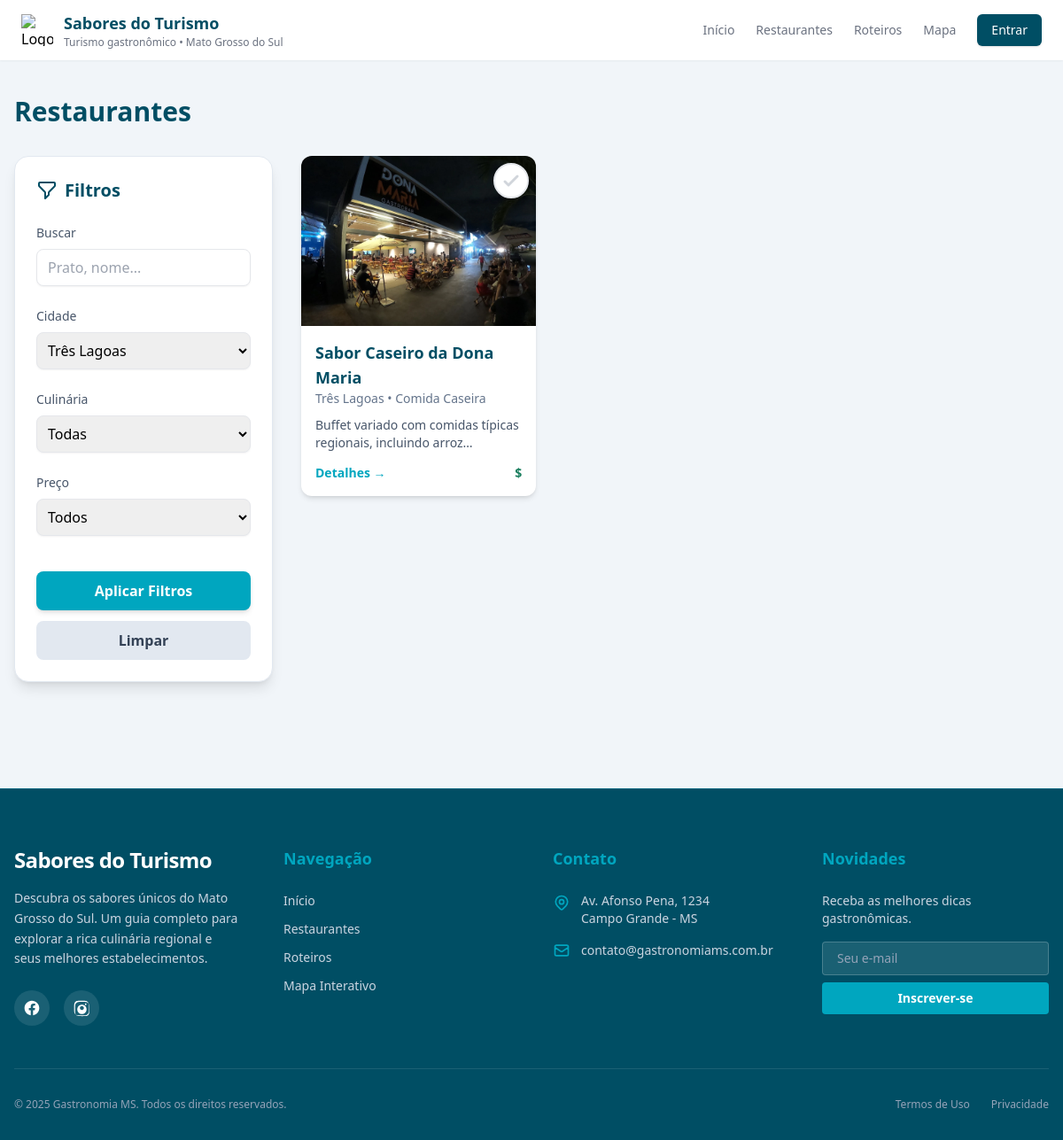
/View/pages/restaurantes.php?cidade=Três Lagoas, run on the app's committed database.
### tables this page shows
CREATE TABLE restaurantes (
  id INT AUTO_INCREMENT PRIMARY KEY,
  nome VARCHAR(200) NOT NULL,
  cidade varchar(255) NULL,
  categoria ENUM('Regional', 'Peixes e Frutos do Mar', 'Churrascaria', 'Comida Caseira', 'Italiano/Massas', 'Japonesa', 'Lanches e Porções'),
  descricao LONGTEXT,
  endereco VARCHAR(255),
  lat varchar(255),
  log varchar(255),
  horario_funcionamento VARCHAR(255),
  faixa_preco ENUM('barato','moderado','caro', 'sofisticado'),
  caminho_imagem VARCHAR(255),
  criado_em DATETIME NOT NULL DEFAULT CURRENT_TIMESTAMP,
  atualizado_em DATETIME NULL ON UPDATE CURRENT_TIMESTAMP
);

### Config/database.php (called while the page is built)
<?php
class Database
{
    private $host = "localhost";
    private $port = "3306";
    private $dbName = "saboresdoturismo";
    private $user = "root";
    private $password = "010206";
    public function conectar()
    {
        $url = "mysql:host=$this->host;port=$this->port;dbname=$this->dbName";
        $conn = new PDO($url, $this->user, $this->password);
        return $conn;
    }
}
?>

### Model/restauranteModel.php (called while the page is built, shortened)
<?php
require_once __DIR__ . '/../Config/database.php';
class RestauranteModel
{
    protected $conn;
    protected $tabela = "restaurantes";
    public function __construct()
    {
        $database = new Database();
        $this->conn = $database->conectar();
    }
    public function buscarRestaurantesPorFiltro($filtros = [])
    {
        try {
            $sql = "SELECT r.*, COALESCE(AVG(a.nota), 0) as media_avaliacao
                    FROM {$this->tabela} r
                    LEFT JOIN avaliacoes a ON r.id = a.referencia_id
                    WHERE 1=1";
            $params = [];
            if (!empty($filtros['cidade'])) {
                $sql .= " AND r.cidade = :cidade";
                $params[':cidade'] = $filtros['cidade'];
            }
            $sql .= " GROUP BY r.id";
            $sql .= " ORDER BY r.nome ASC";
            $stmt = $this->conn->prepare($sql);
            foreach ($params as $key => $val) {
                $stmt->bindValue($key, $val);
            }
            $stmt->execute();
            return $stmt->fetchAll(PDO::FETCH_ASSOC);
        } catch (PDOException $e) {
            error_log("Erro ao buscar restaurantes por filtro: " . $e->getMessage());
            return [];
        }
    }
}

### View/components/cardRestaurante.php (the view, shortened to what this page needs)
<?php
function cardRestaurante($img, $nome, $cidade, $culinaria, $rating, $preco, $desc, $id, $visitado = false)
{
    if (is_string($preco)) {
        $preco = strtolower($preco);
        if ($preco === 'barato')
            $preco = 1;
        elseif ($preco === 'moderado')
            $preco = 2;
        elseif ($preco === 'caro')
            $preco = 3;
        elseif ($preco === 'sofisticado')
            $preco = 4;
        else
            $preco = (int) $preco;
    }
    $preco = max(1, min(4, (int) $preco));
    $priceLabel = str_repeat("$", $preco);
    $checked = $visitado ? 'checked' : '';
    $tooltip = $visitado ? 'Marcar como não visitado' : 'Marcar como visitado';
    return "
    <article class='bg-white rounded-xl shadow-md hover:shadow-lg transition overflow-hidden relative group'>
        <div class=\"h-48 w-full bg-cover bg-center\" style=\"background-image:url('$img')\">
            <div class='absolute top-2 right-2'>
                <label class='cursor-pointer flex items-center justify-center w-10 h-10 bg-white rounded-full shadow-md border-2 border-gray-200 hover:border-[#00a6bf] transition-all duration-200 check-label' title='$tooltip'>
                    <input type='checkbox' class='hidden toggle-visita' data-id='$id' $checked>
                    <svg xmlns='http://www.w3.org/2000/svg' class='h-6 w-6 text-gray-300 check-icon transition-colors duration-200' fill='none' viewBox='0 0 24 24' stroke='currentColor'>
                        <path stroke-linecap='round' stroke-linejoin='round' stroke-width='3' d='M5 13l4 4L19 7' />
                    </svg>
                </label>
            </div>
        </div>
        <div class='p-4 flex flex-col justify-between h-48'>
            <div>
                <h3 class='text-lg font-semibold text-[#004e64]'>$nome</h3>
                <p class='text-sm text-slate-500'>$cidade • $culinaria</p>
            </div>
            <p class='text-sm text-slate-600 mt-2 line-clamp-2'>$desc</p>
            <div class='flex items-center justify-between mt-3'>
                <a href='/hackathon/View/pages/detalhesRestaurante.php?id=$id'
                   class='text-sm font-semibold text-[#00a6bf] hover:underline'>
                    Detalhes →
                </a>
                <span class='text-sm font-bold text-[#1b7f5f]'>$priceLabel</span>
            </div>
        </div>
    </article>
    ";
}

### View/pages/restaurantes.php (shortened to what this page needs)
<?php require_once '../components/head.php'; ?>
<body class="bg-slate-100">
    <?php require_once '../components/navbar.php'; ?>
    <main class="max-w-7xl mx-auto px-4 py-10">
        <h1 class="text-3xl font-extrabold text-[#004e64] mb-8">
            Restaurantes
        </h1>
        <div class="flex flex-col lg:flex-row gap-8">
            <aside class="w-full lg:w-1/4 shrink-0">
                <?php require_once '../components/filtros_sidebar.php'; ?>
            </aside>
            <div class="flex-1">
                <?php
                require_once '../../Model/restauranteModel.php';
                $restauranteModel = new RestauranteModel();
                $filtros = [
                    'q' => $_GET["q"] ?? "",
                    'cidade' => $_GET["cidade"] ?? "",
                    'culinaria' => $_GET["culinaria"] ?? "",
                    'preco' => $_GET["preco"] ?? "",
                    'rating' => $_GET["rating"] ?? ""
                ];
                $filtrados = $restauranteModel->buscarRestaurantesPorFiltro($filtros);
                $visitadosIds = [];
                ?>
                <section class="grid gap-6 sm:grid-cols-2 lg:grid-cols-3">
                    <?php
                    require_once '../components/cardRestaurante.php';
                    foreach ($filtrados as $r) {
                        $visitado = in_array($r['id'], $visitadosIds);
                        echo cardRestaurante(
                            $r["caminho_imagem"] ?? 'https://via.placeholder.com/400x300',
                            $r["nome"],
                            $r["cidade"],
                            $r["categoria"],
                            round($r["media_avaliacao"] ?? 0),
                            $r["faixa_preco"],
                            $r["descricao"],
                            $r["id"],
                            $visitado
                        );
                    }
                    ?>
                </section>
            </div>
        </div>
    </main>
    <?php require_once '../components/footer.php'; ?>
</body>
</html>

### View/assets/css/global.css (style rules this page uses)
:root { --pantanal-azul: #004e64; --pantanal-ciano: #00a6bf; --pantanal-dourado: #f2c14e; --pantanal-verde: #1b7f5f; --muted: #6b7280; --bg-light: #f8fafc; --bg-card: #ffffff; --shadow-soft: 0 2px 6px rgba(0, 0, 0, 0.07); --shadow-medium: 0 4px 12px rgba(0, 0, 0, 0.1); }

### data on the page
restaurantes: caminho_imagem (picture), nome "Sabor Caseiro da Dona Maria", cidade "Três Lagoas", categoria "Comida Caseira", descricao "Buffet variado com comidas típicas regionais, incluindo…", faixa_preco "$"

### other printed values
form field cidade "Três Lagoas"
